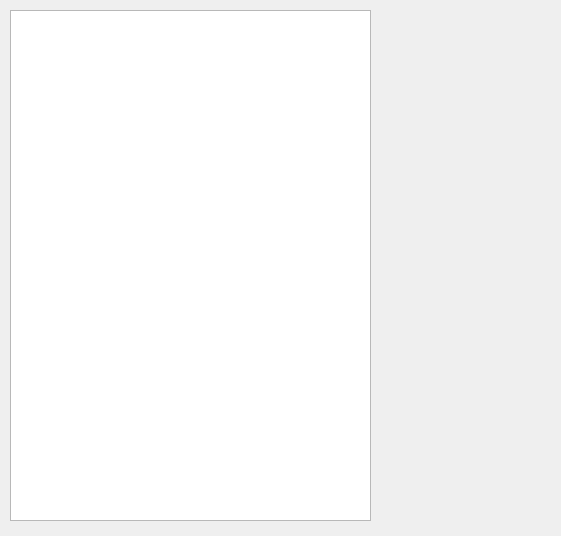
<?xml version="1.0" encoding="UTF-8"?>
<ui version="4.0">
 <class>InputDisplayWindow</class>
 <widget class="QWidget" name="InputDisplayWindow">
  <property name="geometry">
   <rect>
    <x>0</x>
    <y>0</y>
    <width>561</width>
    <height>536</height>
   </rect>
  </property>
  <property name="windowTitle">
   <string>Input display</string>
  </property>
  <widget class="QTextBrowser" name="input_display">
   <property name="geometry">
    <rect>
     <x>10</x>
     <y>10</y>
     <width>361</width>
     <height>511</height>
    </rect>
   </property>
  </widget>
 </widget>
 <resources/>
 <connections/>
</ui>
